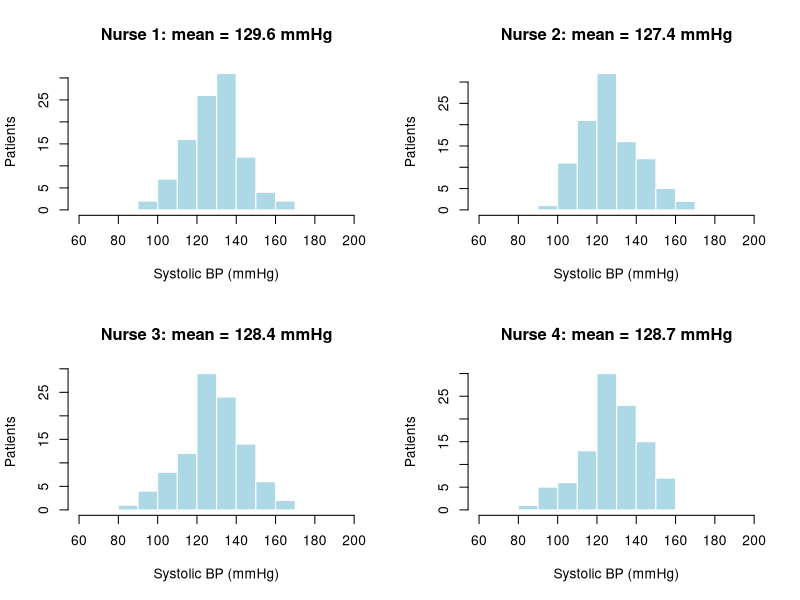
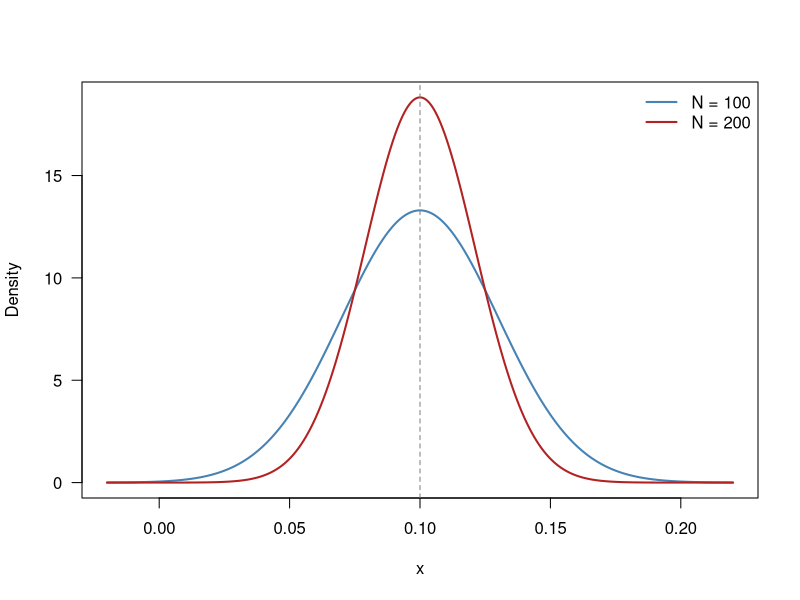

Write R code to recreate these figures, in order.
## ---- chunk 1
#| label: fig-sampling-variability
#| fig-cap: "Records of patient BP by four different nurses."
#| echo: false
#| fig-width: 7
set.seed(1)
samples <- replicate(4, round(rnorm(100, mean = 128, sd = 15)), simplify = FALSE)
names(samples) <- paste("Nurse", 1:4)

par(mfrow = c(2, 2))
for (s in names(samples)) {
  hist(samples[[s]], breaks = seq(60, 200, 10), col = "lightblue", border = "white",
       main = paste0(s, ": mean = ", round(mean(samples[[s]]), 1), " mmHg"),
       xlab = "Systolic BP (mmHg)", ylab = "Patients")
}
par(mfrow = c(1, 1))
## ---- chunk 2
#| label: fig-normals
#| fig-cap: "Two normal distributions with mean 0.1"
#| echo: false

mu  <- 0.1
sd1 <- 0.03
sd2 <- 0.0212

x <- seq(mu - 4 * sd1, mu + 4 * sd1, length.out = 500)
y1 <- dnorm(x, mean = mu, sd = sd1)
y2 <- dnorm(x, mean = mu, sd = sd2)

plot(x, y1, type = "l", lwd = 2, col = "steelblue",
     ylim = c(0, max(y2)),
     xlab = "x", ylab = "Density", las = 1)
lines(x, y2, lwd = 2, col = "firebrick")
abline(v = mu, lty = 2, col = "grey50")
legend("topright", legend = c("N = 100", "N = 200"),
       col = c("steelblue", "firebrick"), lwd = 2, bty = "n")
